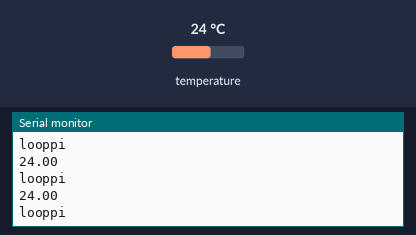
Recording of a sketch running on a simulated Arduino Uno, built with avr-gcc and run on an emulated ATmega328P. Parts: the last lines printed to the serial monitor. The inputs (shaded band) are chosen by the test bench; at power-on: temperature 24 °C.

Above: at 2.3 s.
2.4 s: temperature set to 12 °C
At 2.98 s:
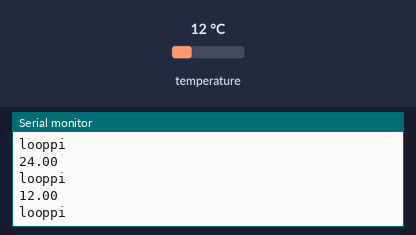
3.9 s: temperature set to 19 °C
At 4.61 s:
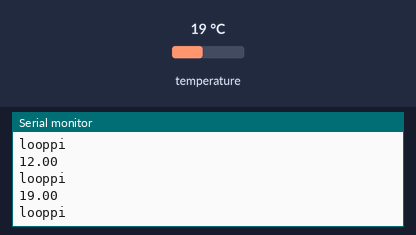
Timing chart, 0 to 6.9 s (numbered marks = the images above; inputs shaded):
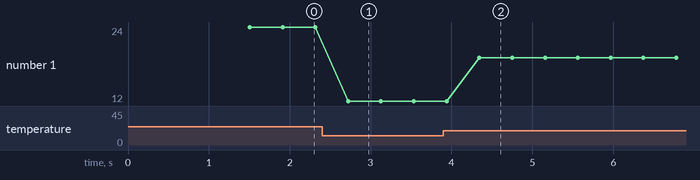

Measured:
- after the input at 2.4 s, the serial monitor: prints a new line after 0.32 s (image 1)
- after the input at 3.9 s, the serial monitor: prints a new line after 0.45 s (image 2)
- plotted number 1: 24 → 12 after the input at 2.4 s, 12 → 19 after the input at 3.9 s

The sketch:

luetaan_kerran_lampotila.ino
```cpp
#include <Wire.h>
#include <Adafruit_BMP085.h>
#include <SoftwareSerial.h>
float lampo1, lampo2, lampo3, lampoavg;

Adafruit_BMP085 bmp;

// this runs once
void setup() {
    Serial.begin(9600);
    delay(1000);
  Serial.println("tsetuppi");
  delay(100);

 bmp.begin();

  Serial.println("setup ok");

  }


// the loop
void loop() {
  Serial.println("looppi");
  delay(200);
  lampo1 = bmp.readTemperature();
  delay(200);
  Serial.println(lampo1);
}
```
